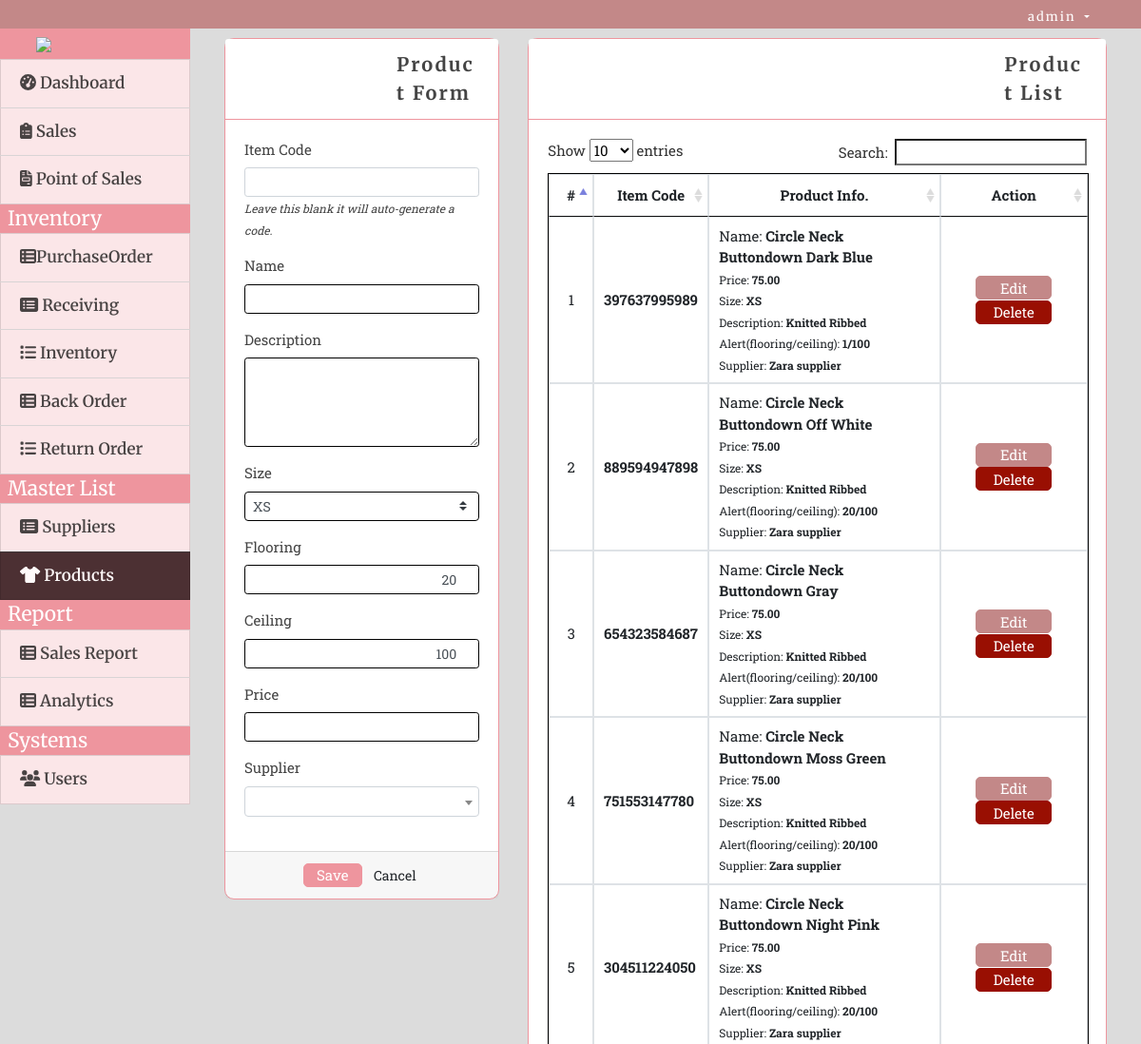
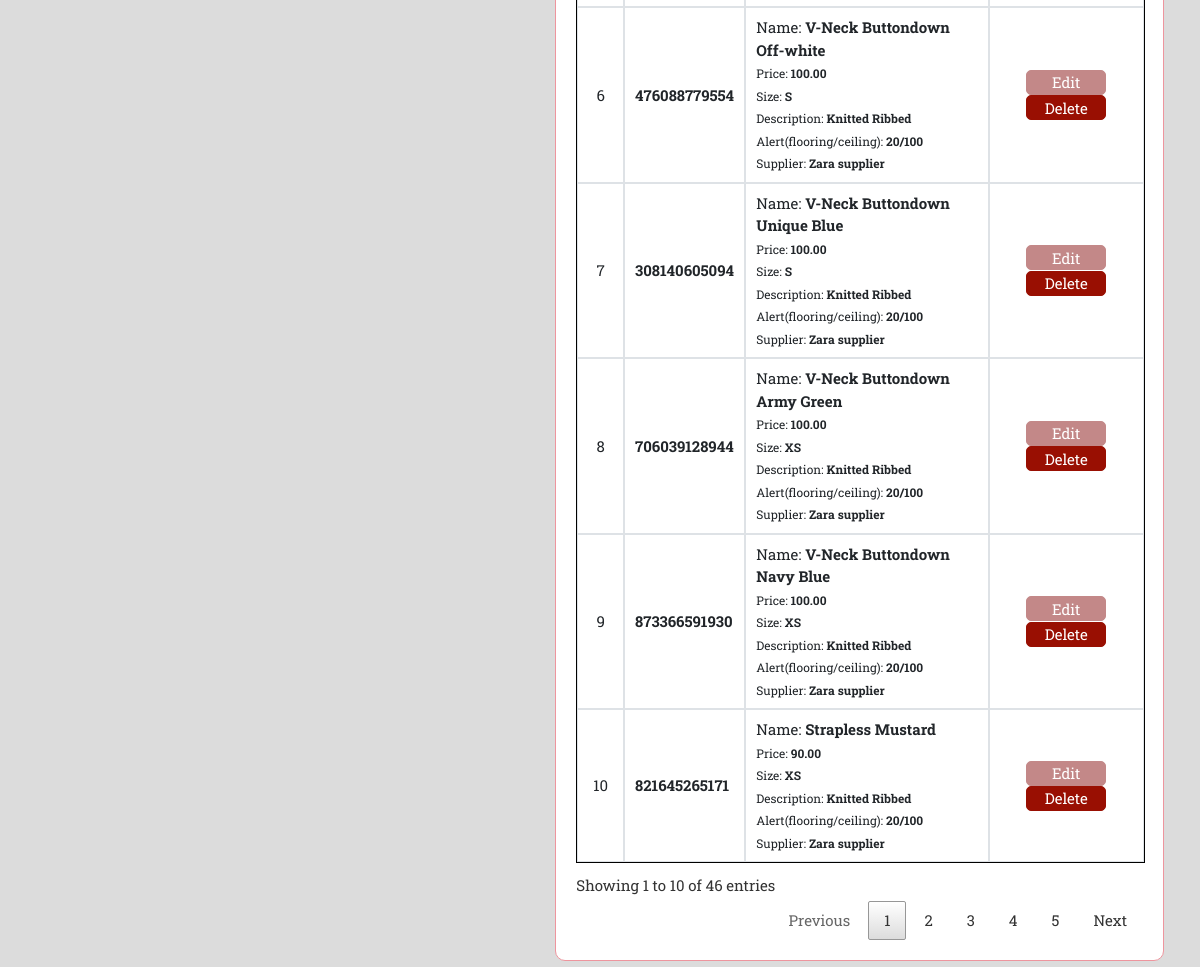
Screenshot of /index.php?page=products (signed in) with the database file from the repository (2 pictures, top to bottom).
### tables this page shows
CREATE TABLE `items` (
  `id` int(30) NOT NULL,
  `supplier_id` int(30) DEFAULT NULL,
  `item_code` varchar(100) NOT NULL,
  `name` varchar(200) NOT NULL,
  `description` text NOT NULL,
  `size` varchar(10) NOT NULL,
  `price` float NOT NULL,
  `alert_min` int(10) NOT NULL DEFAULT 20,
  `alert_max` int(10) NOT NULL DEFAULT 100,
  `date_created` datetime NOT NULL DEFAULT current_timestamp()
);

### products.php (the view, shortened to what this page needs)
<?php include('db_connect.php');?>
<div class="container-fluid">
	<div class="col-lg-12">
		<div class="row">
			<div class="col-md-4">
			<form action="" id="manage-product">
				<div class="card">
					<div class="card-header" style=" font-size:20px; font-family:'Merriweather', serif; letter-spacing:2px; background-color:white; border-color:#ee959e; padding-left:180px;">
						  <b>  Product Form </b>
				  	</div>
					<div class="card-body">
							<div class="form-group">
								<label class="control-label">Item Code</label>
								<input type="text" class="form-control form-control-sm" name="item_code" id ="item_code">
								<small><i>Leave this blank it will auto-generate a code.</i></small>
							</div>
							<div class="form-group">
								<label class="control-label">Name</label>
								<input type="text" style="border-color:black;" class="form-control form-control-sm" name="name">
							</div>
							<div class="form-group">
								<label class="control-label">Description</label>
								<textarea name="description" style="border-color:black;" id="description" cols="30" rows="4" class="form-control form-control-sm"></textarea>
							</div>
							<div class="form-group">
								<label class="control-label">Size</label>
								<select name="size" id="size" style="border-color:black;" class="custom-select custom-select-sm">
									<option>XS</option>
								</select>
							</div>
							<div class="form-group">
								<label class="control-label">Flooring</label>
								<input type="number" style="border-color:black;" min="1" value="20" class="form-control form-control-sm text-right" name="alert_min">
							</div>
							<div class="form-group">
								<label class="control-label">Ceiling</label>
								<input type="number" style="border-color:black;" min="1" value="100" class="form-control form-control-sm text-right" name="alert_max">
							</div>
							<div class="form-group">
								<label class="control-label">Price</label>
								<input type="number" style="border-color:black;" class="form-control form-control-sm text-right" name="price">
							</div>
							<div class="form-group">
								<label class="control-label">Supplier</label>
									<?php
									$supplier_arr=array();
									$supplier = $conn->query("SELECT * FROM suppliers order by `name` asc");
									while($row = $supplier->fetch_assoc()):
										$supplier_arr[$row['id']] = $row['name'];
									?>
									<?php endwhile; ?>
							</div>
					</div>
					<div class="card-footer">
						<div class="row">
							<div class="col-md-12">
								<button class="btn btn-sm btn-primary col-sm-3 offset-md-3" style="width:80px; border-radius:5px; background-color:#ee959e; color:white; border-color:#ee959e; height:25px; font-size:15px;"> Save</button>
								<button class="btn btn-sm btn-default col-sm-3" type="button" onclick="$('#manage-product').get(0).reset()"> Cancel</button>
							</div>
						</div>
					</div>
				</div>
			</form>
			</div>
			<div class="col-md-8">
				<div class="card">
					<div class="card-header" style=" font-size:20px; font-family:'Merriweather', serif; padding-left:500px; letter-spacing:2px; background-color:white; border-color:#ee959e;">
						<b>Product List</b>
					</div>
					<div class="card-body">
						<table class="table table-bordered table-hover" style="border-color:black;">
							<thead>
								<tr>
									<th class="text-center">#</th>
									<th class="text-center">Item Code</th>
									<th class="text-center">Product Info.</th>
									<th class="text-center">Action</th>
								</tr>
							</thead>
							<tbody>
								<?php
								$i = 1;
								$product = $conn->query("SELECT * FROM items order by id asc");
								while($row=$product->fetch_assoc()):
								?>
								<tr>
									<td class="text-center"><?php echo $i++ ?></td>
									<td class="">
										<p><b><?php echo $row['item_code'] ?></b></p>
									</td>
									<td class="">
										<p class="m-0">Name: <b><?php echo $row['name'] ?></b></p>
										<p class="m-0"><small>Price: <b><?php echo number_format($row['price'],2) ?></b></small></p>
										<p class="m-0"><small>Size: <b><?php echo $row['size'] ?></b></small></p>
										<p class="m-0"><small>Description: <b><?php echo $row['description'] ?></b></small></p>
										<p class="m-0"><small>Alert(flooring/ceiling): <b><?php echo $row['alert_min'].'/'.$row['alert_max'] ?></b></small></p>
										<p class="m-0"><small>Supplier: <b><?php echo isset($supplier_arr[$row['supplier_id']]) ? $supplier_arr[$row['supplier_id']] : "" ?></b></small></p>
									</td>
									<td class="text-center">
										<button class="btn btn-sm btn-primary edit_product" style="width:80px; border-radius:5px; background-color:#c38888; color:white; border-color:#c38888; height:25px; font-size:15px;"  type="button" data-json='<?php echo json_encode($row) ?>'>Edit</button>
										<button class="btn btn-sm btn-danger delete_product" style="width:80px; border-radius:5px; background-color:#990f02; color:white; border-color:#990f02; height:25px; font-size:15px;"  type="button" data-id="<?php echo $row['id'] ?>">Delete</button>
									</td>
								</tr>
								<?php endwhile; ?>
							</tbody>
						</table>
					</div>
				</div>
			</div>
		</div>
	</div>
</div>

### assets/css/style.css (style rules this page uses)
body { font-family: "Open Sans", sans-serif; color: #444444; width: 100%; height: calc(100%); font-size: 12px; }
.btn-sm { padding: .0001rem .2rem; }

### index.php (style rules this page uses)
body { background: #80808045; }

### products.php (style rules this page uses)
.card { border-color:#ee959e; font-family: 'Raleway', sans-serif; font-family: 'Roboto Slab', serif; border-radius:10px; font-size:15px; }
td { vertical-align: middle !important; }
td p { margin:unset; }

### rows the page displays
items: item_code "397637995989", name "Circle Neck Buttondown Dark Blue", price "75.00", size "XS", description "Knitted Ribbed", alert_min "1", alert_max "100", supplier "Zara supplier"
items: item_code "889594947898", name "Circle Neck Buttondown Off White", price "75.00", size "XS", description "Knitted Ribbed", alert_min "20", alert_max "100", supplier "Zara supplier"
items: item_code "654323584687", name "Circle Neck Buttondown Gray", price "75.00", size "XS", description "Knitted Ribbed", alert_min "20", alert_max "100", supplier "Zara supplier"
items: item_code "751553147780", name "Circle Neck Buttondown Moss Green", price "75.00", size "XS", description "Knitted Ribbed", alert_min "20", alert_max "100", supplier "Zara supplier"
items: item_code "304511224050", name "Circle Neck Buttondown Night Pink", price "75.00", size "XS", description "Knitted Ribbed", alert_min "20", alert_max "100", supplier "Zara supplier"
items: item_code "476088779554", name "V-Neck Buttondown Off-white", price "100.00", size "S", description "Knitted Ribbed", alert_min "20", alert_max "100", supplier "Zara supplier"
items: item_code "308140605094", name "V-Neck Buttondown Unique Blue", price "100.00", size "S", description "Knitted Ribbed", alert_min "20", alert_max "100", supplier "Zara supplier"
items: item_code "706039128944", name "V-Neck Buttondown Army Green", price "100.00", size "XS", description "Knitted Ribbed", alert_min "20", alert_max "100", supplier "Zara supplier"
items: item_code "873366591930", name "V-Neck Buttondown Navy Blue", price "100.00", size "XS", description "Knitted Ribbed", alert_min "20", alert_max "100", supplier "Zara supplier"
items: item_code "821645265171", name "Strapless Mustard", price "90.00", size "XS", description "Knitted Ribbed", alert_min "20", alert_max "100", supplier "Zara supplier"

### other values shown
$_SESSION['login_name'] "admin"
